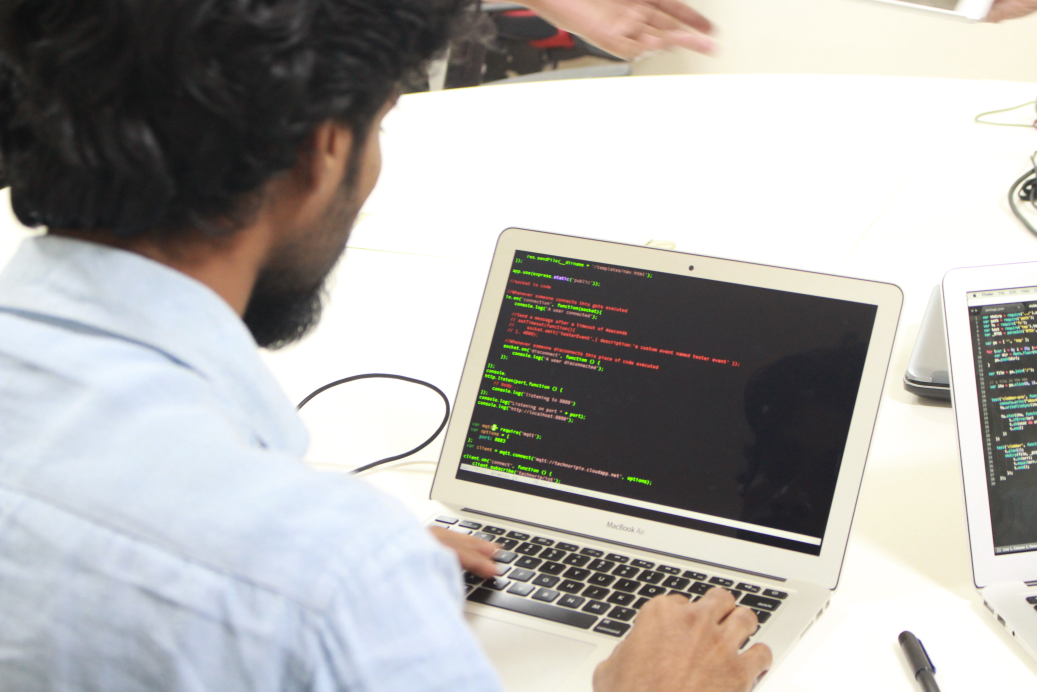
#> input picture assets/tom.JPG, 5184 x 3456 px, found by its file name (shown at 1/5 size)
$ python imageCropping.py
#> lines starting #> are read from the running program, lines starting #| are printed output that depends on the picture
from PIL import Image

test_image = "assets/tom.jpg"
original = Image.open(test_image)
#> original is the input picture: PIL image 5184x3456 RGB; mean R, G, B 175.5, 173.7, 171.5
original.show()

width, height = original.size   # Get dimensions
#> width = 5184; height = 3456
left = width/4
#> left = 1296
top = height/4
#> top = 864
right = 3 * width/4
#> right = 3888
bottom = 3 * height/4
#> bottom = 2592

# cropped_Image = original.crop((left, top, right, bottom))

cropped_Image = original.crop((0, 0, 960, 960))
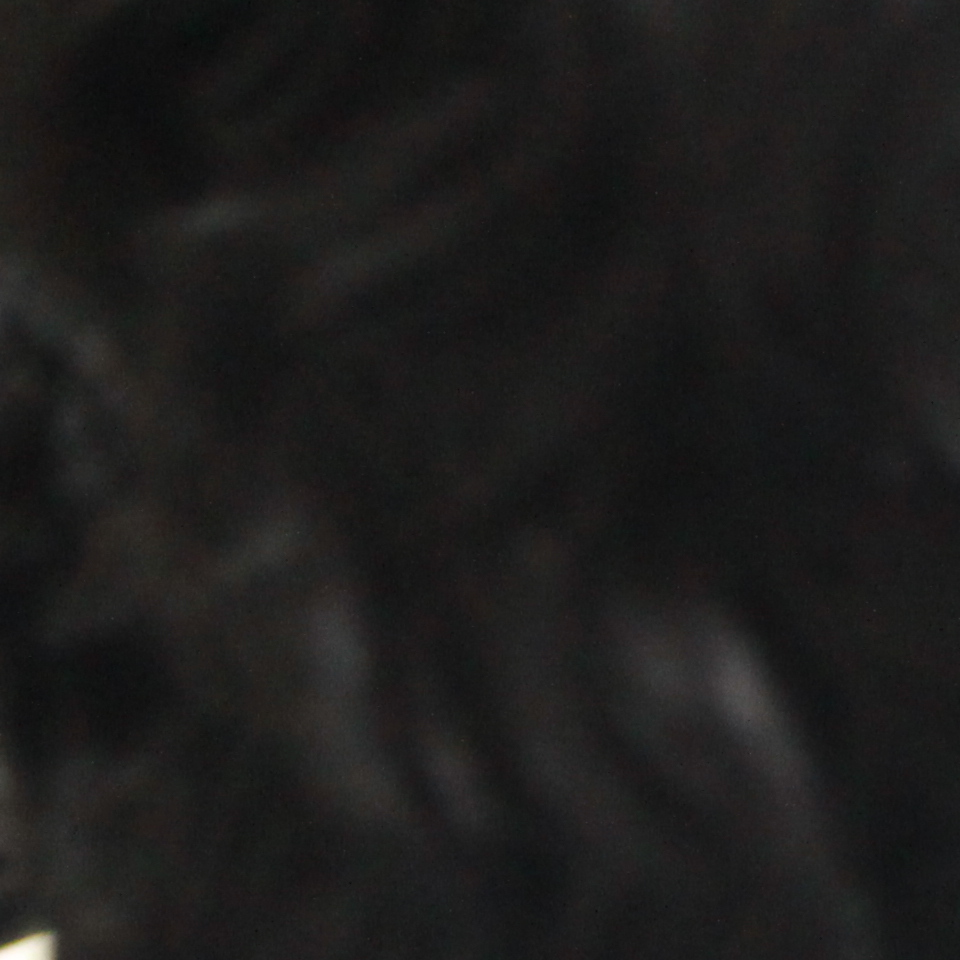
#> cropped_Image: PIL image 960x960 RGB; mean R, G, B 29.4, 28.7, 28.1


cropped_Image.show()
cropped_Image.save('assets/croped_tom.PNG')
